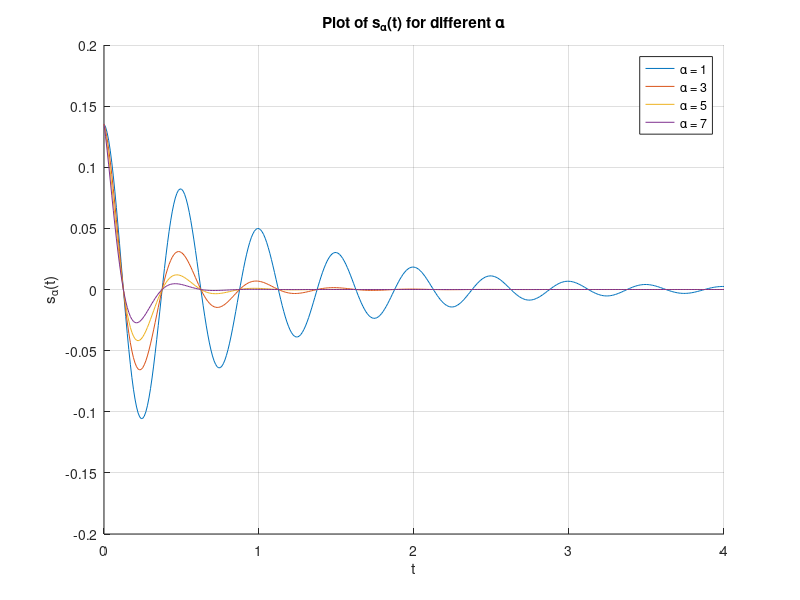

MATLAB code for this plot:
%time
t = 0:0.01:4;

% Define alpha values
alpha = [1, 3, 5, 7];

% Initialize figure for plotting
figure;
hold on;

S = zeros(length(t), length(alpha));

% Loop through alpha values
for i = 1:length(alpha)
    % Compute s_alpha(t)
    s_alpha = exp(-2) * exp(-alpha(i) * t) .* cos(4 * pi * t);
    
    % Store the function in the matrix
    S(:, i) = s_alpha;
    
    % Plot the function
    plot(t, s_alpha, 'DisplayName', ['\alpha = ', num2str(alpha(i))]);
end

% Add labels, title, and legend to the plot
title('Plot of s_\alpha(t) for different \alpha');
xlabel('t');
ylabel('s_\alpha(t)');
legend show;
grid on;

% Determine the size of the matrix S
matrix_size = size(S);

% Display the size of the matrix
disp('Size of the matrix S:');
disp(matrix_size);